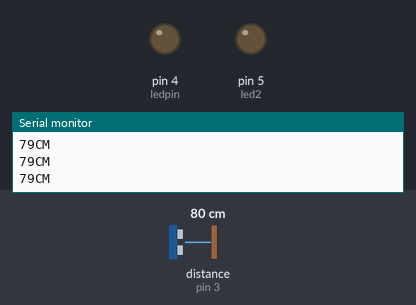
The sketch below on a simulated Arduino Uno, built with avr-gcc and run on an emulated ATmega328P. Parts: output pins drawn as LEDs (lit = HIGH), the last lines printed to the serial monitor. Wiring (inferred from the names in the program): ultrasonic range finder: trigger pin 2; echo pin 3. The test bench sets the inputs (shaded band); at power-on: distance to the obstacle (sensor on pin 3) 80 cm. The echo pulse lasts 58.3 µs per cm; pins used as bus, display or sensor lines are not drawn.

Above: at 1.2 s.
1.3 s: distance to the obstacle (sensor on pin 3) set to 96 cm
4.3 s: distance to the obstacle (sensor on pin 3) set to 105 cm
At 4.9 s:
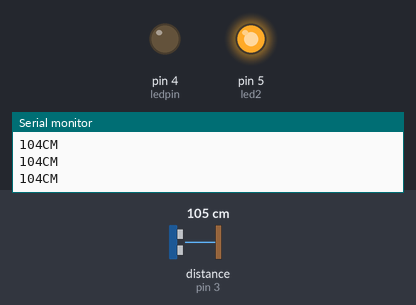
5.8 s: distance to the obstacle (sensor on pin 3) set to 2 cm
At 6.1 s:
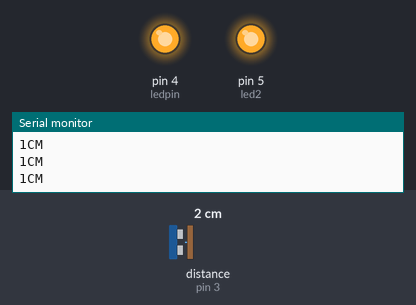
7.3 s: distance to the obstacle (sensor on pin 3) set to 48 cm
8.8 s: distance to the obstacle (sensor on pin 3) set to 54 cm
At 9.4 s:
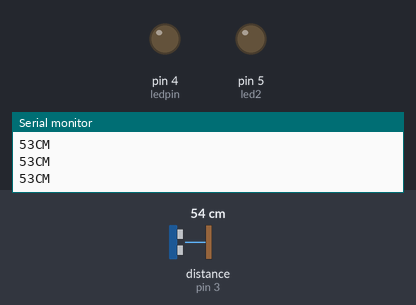
10.3 s: distance to the obstacle (sensor on pin 3) set to 250 cm
At 11.0 s:
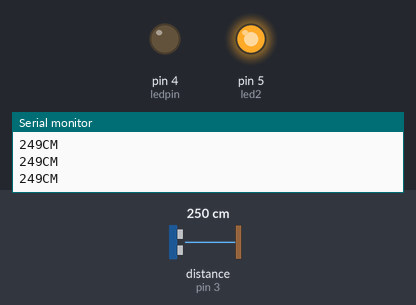
Timing chart, 0 to 12.8 s (numbered marks = the images above; inputs shaded):
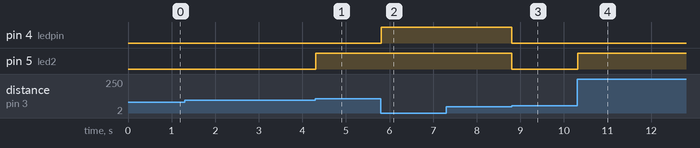

The sketch:

notor.ino
```cpp
int Trig=2;
int Echo=3;
int ledpin=4;
int led2=5;
int duration=0;
int distance=0;
void setup()
{
  Serial.begin(9600);
  pinMode(Trig ,OUTPUT);
  pinMode(Echo,INPUT);
    pinMode(ledpin,OUTPUT);
    pinMode(led2,OUTPUT);
}
void loop()
{
  digitalWrite(Trig,HIGH);
  delayMicroseconds(10);
  digitalWrite(Trig,LOW);
  delayMicroseconds(1);
  duration=pulseIn(Echo,HIGH);
  distance=duration/2*0.0343;
  Serial.print(distance);
    Serial.println("CM");
  if(distance<50)
  {
     digitalWrite(ledpin, HIGH);
  }
  else if (distance>100)
  {
    digitalWrite(led2,HIGH);
  }
  else
  {
    digitalWrite(ledpin, LOW);
    digitalWrite(led2,LOW);
  }
}
```

Measured:
- the behaviour switches between 101 and 102 cm on distance to the obstacle (sensor on pin 3) (found by bisection; images 0 and 1)
- the behaviour switches between 50 and 51 cm on distance to the obstacle (sensor on pin 3) (found by bisection; images 2 and 3)
- after the input at 4.3 s, pin 5 (led2): LOW → HIGH at once
- after the input at 5.8 s, pin 4 (ledpin): LOW → HIGH at once
- after the input at 8.8 s, pin 4 (ledpin), pin 5 (led2): HIGH → LOW at once
- after the input at 10.3 s, pin 5 (led2): LOW → HIGH at once
